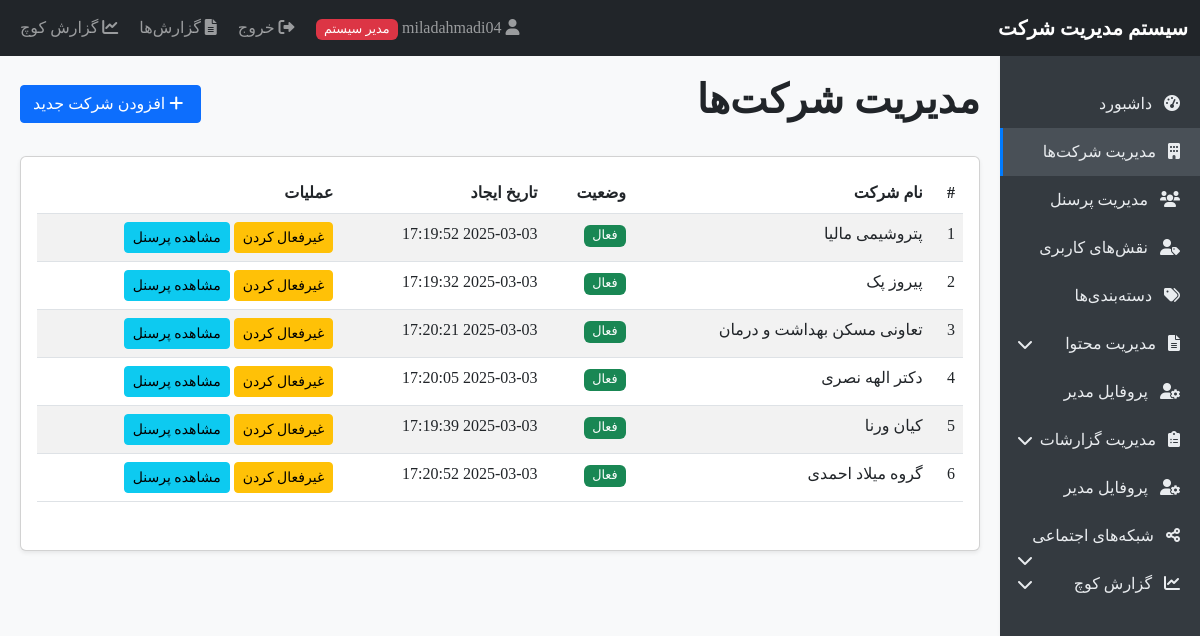
Screenshot of /companies.php (signed in) with the database file from the repository.
### tables this page shows
CREATE TABLE `companies` (
  `id` int(11) NOT NULL,
  `name` varchar(100) NOT NULL,
  `is_active` tinyint(1) DEFAULT 1,
  `created_at` timestamp NOT NULL DEFAULT current_timestamp()
);

### companies.php (the view, shortened to what this page needs)
<?php
require_once 'database.php';
$stmt = $pdo->query("SELECT * FROM companies ORDER BY name");
$companies = $stmt->fetchAll();
include 'header.php';
?>
<div class="d-flex justify-content-between align-items-center mb-4">
    <h1>مدیریت شرکت‌ها</h1>
    <button type="button" class="btn btn-primary" data-bs-toggle="modal" data-bs-target="#addCompanyModal">
        <i class="fas fa-plus"></i> افزودن شرکت جدید
    </button>
</div>
<div class="card">
    <div class="card-body">
        <?php if (count($companies) > 0): ?>
            <div class="table-responsive">
                <table class="table table-striped">
                    <thead>
                        <tr>
                            <th>#</th>
                            <th>نام شرکت</th>
                            <th>وضعیت</th>
                            <th>تاریخ ایجاد</th>
                            <th>عملیات</th>
                        </tr>
                    </thead>
                    <tbody>
                        <?php foreach ($companies as $index => $company): ?>
                            <tr>
                                <td><?php echo $index + 1; ?></td>
                                <td><?php echo $company['name']; ?></td>
                                <td>
                                    <?php if ($company['is_active']): ?>
                                        <span class="badge bg-success">فعال</span>
                                    <?php else: ?>
                                        <span class="badge bg-danger">غیرفعال</span>
                                    <?php endif; ?>
                                </td>
                                <td><?php echo $company['created_at']; ?></td>
                                <td>
                                    <a href="?toggle=<?php echo $company['id']; ?>" class="btn btn-sm
                                        <?php echo $company['is_active'] ? 'btn-warning' : 'btn-success'; ?>">
                                        <?php echo $company['is_active'] ? 'غیرفعال کردن' : 'فعال کردن'; ?>
                                    </a>
                                    <a href="personnel.php?company=<?php echo $company['id']; ?>" class="btn btn-sm btn-info">
                                        مشاهده پرسنل
                                    </a>
                                </td>
                            </tr>
                        <?php endforeach; ?>
                    </tbody>
                </table>
            </div>
        <?php else: ?>
            <p class="text-center">هیچ شرکتی یافت نشد.</p>
        <?php endif; ?>
    </div>
</div>
<?php include 'footer.php'; ?>

### header.php (style rules this page uses)
body { font-family: Tahoma, Arial, sans-serif; background-color: #f8f9fa; }
.badge { font-size: 80%; font-weight: normal; }
.card { box-shadow: 0 0.125rem 0.25rem rgba(0, 0, 0, 0.075); margin-bottom: 1.5rem; }
.btn { border-radius: 0.25rem; }
.btn-sm { padding: 0.25rem 0.5rem; font-size: 0.875rem; }
.fas, .fab { margin-right: 5px; }
.table-responsive { margin-bottom: 1rem; }

### rows the page displays
companies: name "پتروشیمی مالیا", is_active "فعال", created_at "2025-03-03 17:19:52"
companies: name "پیروز پک", is_active "فعال", created_at "2025-03-03 17:19:32"
companies: name "تعاونی مسکن بهداشت و درمان", is_active "فعال", created_at "2025-03-03 17:20:21"
companies: name "دکتر الهه نصری", is_active "فعال", created_at "2025-03-03 17:20:05"
companies: name "کیان ورنا", is_active "فعال", created_at "2025-03-03 17:19:39"
companies: name "گروه میلاد احمدی", is_active "فعال", created_at "2025-03-03 17:20:52"

### other values shown
$_SESSION['username'] "miladahmadi04"
